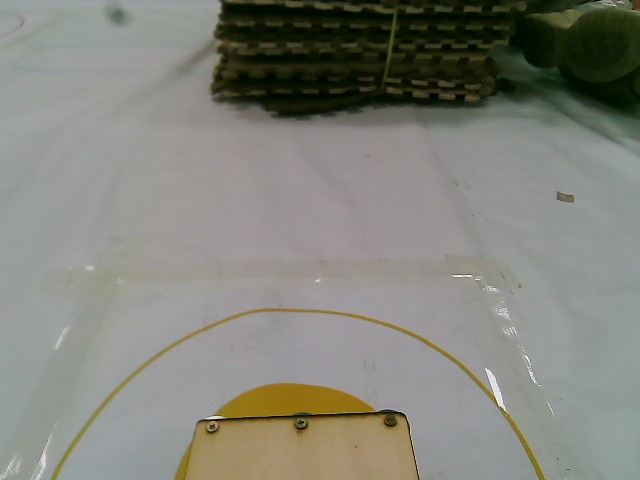
#> input picture assets/ch3_yellow_servo0_reference.jpg, 640 x 480 px
$ python -i drop_target_vision.py   (imports and definitions only)
#> lines starting #> are read from the running program, lines starting #| are printed output that depends on the picture; after the words box and inside, x2 and y2 are one past the last pixel; in counts of white or black regions, pixels touching at a corner belong together
#> further down, picture is the input picture: shape (480, 640, 3); mean B, G, R 122.8, 131.3, 130.6
"""HSV and whole-arc quadratic fit for stationary/side-axis CH3 observations.

At servo 0 deg, reference and live frames use identical HSV segmentation and
whole-arc fitting. The lower baffle and solid patches are rejected. Feature X
is diagnostic; only repeated, stable feature Y can stop a side-line approach.
"""

from __future__ import annotations

# Every frame is resized to this (width, height) before thresholding, so one set
# of pixel numbers describes the reference photo and all live frames.
IMAGE_SIZE = (640, 480)
# The 0 deg view shows the outer arc in the lower half; the gold baffle is below
# it. These are image segmentation limits, not drop-failure tolerances.
ARC_TOP_PX = 240
ARC_BOTTOM_PX = 441
MIN_ARC_WIDTH_RATIO = 0.27
# A thin ring arc fills very little of its bounding box; a solid patch does not.
MAX_ARC_FILL_RATIO = 0.16

# Reserved for the other competition colours; this round only yellow+CH3 has a
# real 0 deg reference photograph, so other colours keep the fused fallback.
HSV_BANDS = {
    "yellow": [((15, 70, 60), (39, 255, 255))],
    "red": [((0, 90, 65), (10, 255, 255)),
            ((170, 90, 65), (179, 255, 255))],
    "blue": [((95, 70, 60), (135, 255, 255))],
    "green": [((40, 70, 50), (90, 255, 255))],
}


def target_mask(frame, color="yellow"):
    """Fixed-size HSV mask with the lower metal baffle excluded."""
#> called with color = 'yellow'
    import cv2
    import numpy as np
    image = cv2.resize(frame, IMAGE_SIZE)
    hsv = cv2.cvtColor(image, cv2.COLOR_BGR2HSV)
#> hsv: shape (480, 640, 3); mean H, S, V 55.8, 45.1, 134.1
    mask = np.zeros((IMAGE_SIZE[1], IMAGE_SIZE[0]), dtype=np.uint8)
    for low, high in HSV_BANDS.get(color, []):
        mask |= cv2.inRange(hsv, low, high)
#> this loop made 1 pass
#> pass 1, in target_mask, `mask |= cv2.inRange(hsv, low, high)`:
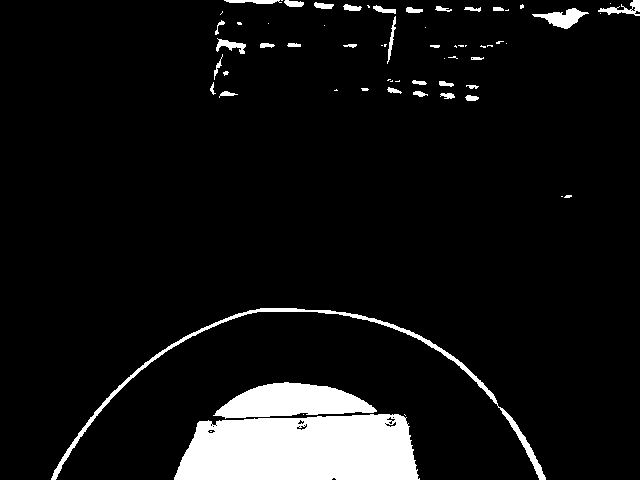
#> mask: shape (480, 640); 7.6% white; 65 white regions (32 under 20 px), largest, box (x1, y1, x2, y2) and area: (174, 414, 420, 480) 14000, (213, 382, 377, 419) 3867, (51, 308, 546, 480) 2568
    mask[:ARC_TOP_PX] = 0
    mask[ARC_BOTTOM_PX:] = 0
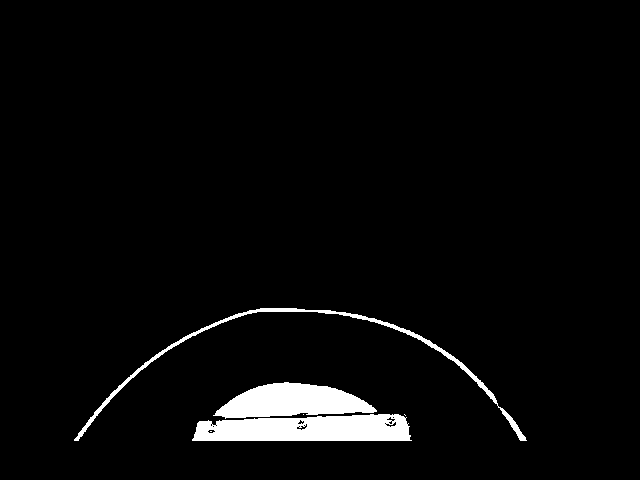
#> mask: shape (480, 640); 3.5% white; 6 white regions (3 under 20 px)
    return mask


def _fit_arc(frame, color):
    import cv2
    import numpy as np
    if frame is None or color not in HSV_BANDS:
        return None
    mask = target_mask(frame, color)
    contours, _ = cv2.findContours(mask, cv2.RETR_EXTERNAL, cv2.CHAIN_APPROX_NONE)
#> contours = 5 contours, 2 with area under 20; largest, box (x1, y1, x2, y2) and area: (192, 414, 412, 441) 4771, (213, 382, 377, 419) 3698, (74, 308, 527, 441) 1594
    thin = np.zeros_like(mask)
    for contour in contours:
        _, _, width, height = cv2.boundingRect(contour)
        # Keep fragments too, so a local occlusion need not change the model.
        if width < 15 or cv2.contourArea(contour) / max(1, width*height) > MAX_ARC_FILL_RATIO:
            continue
        cv2.drawContours(thin, [contour], -1, 255, cv2.FILLED)
#> this loop made 5 passes
#> (width, height) on passes 2, 4, 5: (220, 27), (164, 37), (453, 133)
#> (contour, width, height) on passes 1, 3: ([[404, 414], [405, 415]], 2, 2), ([[303, 414]], 1, 1)
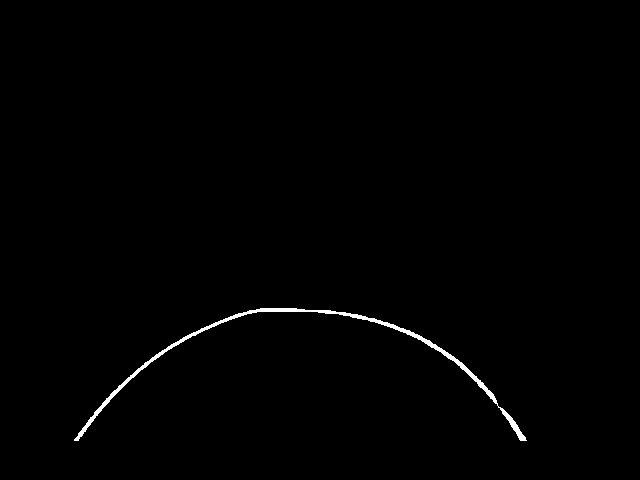
#> thin: shape (480, 640); 0.68% white; 1 white region, box (x1, y1, x2, y2) and area: (74, 308, 527, 441) 2080
    ys, xs = np.nonzero(thin)
#> ys = 2080 values from 308 to 440; xs = 2080 values, max 526 at index 2079, min 74 at index 2056, mean 309.4
    if len(xs) < 80:
        return None
    columns = np.unique(xs)
#> columns = 453 values from 74 to 526
    tops = np.array([ys[xs == x].min() for x in columns], dtype=float)
#> tops = 453 values, max 440 at index 452, min 308 at index 186, mean 347
    # Fit the sufficiently long upper portion, away from lower limbs/metal.
    upper = tops <= tops.min() + 90
    x, y = columns[upper].astype(float), tops[upper]
#> x = 390 values from 106 to 495; y = 390 values, max 398 at index 0, min 308 at index 154, mean 335.4
    if len(x) < 80 or np.ptp(x) < MIN_ARC_WIDTH_RATIO*IMAGE_SIZE[0]:
        return None
    keep = np.ones(len(x), dtype=bool)
    for _ in range(3):
        model = np.polyfit(x[keep]-320, y[keep], 2)
        residual = np.abs(np.polyval(model, x-320)-y)
        keep = residual <= 5
        if keep.sum() < .7*len(x):
            return None
#> this loop made 3 passes
#> model on passes 1 to 3: [0.00231, 0.0824, 306.9], [0.00231, 0.0821, 306.9], [0.0023, 0.0818, 306.9]
    a, b, c = np.polyfit(x[keep]-320, y[keep], 2)
#> a = 0.0023; b = 0.0818; c = 306.9
    if not .0002 <= a <= .02:
        return None
    apex_x = 320-b/(2*a)
#> apex_x = 302.2
    apex_y = c-b*b/(4*a)
#> apex_y = 306.2
    span = float(np.ptp(x[keep]))
#> span = 387
    if (span < MIN_ARC_WIDTH_RATIO*IMAGE_SIZE[0]
            or not x[keep].min()+35 <= apex_x <= x[keep].max()-35
            or not ARC_TOP_PX <= apex_y < ARC_BOTTOM_PX
            or np.sqrt(np.mean((np.polyval((a,b,c), x[keep]-320)-y[keep])**2)) > 3.5):
        return None
    return (float(apex_x), float(apex_y), span), (a,b,c), x[keep]


def extract_target_arc(frame, color="yellow"):
    """Return whole-model (feature_x, feature_y, visible_span), or None."""
    fit = _fit_arc(frame, color)
    return None if fit is None else fit[0]


# [50 lines left out: functions stable_feature, save_observation, read_reference, not called in this run]


def reference_error(current, reference):
    """Live minus reference in pixels; X is logging only during side approach."""
    return current[0] - reference[0], current[1] - reference[1]

>>> import cv2
>>> picture = cv2.imread('../../assets/ch3_yellow_servo0_reference.jpg')
>>> result = extract_target_arc(picture)
#> result = (302.2, 306.2, 387)
